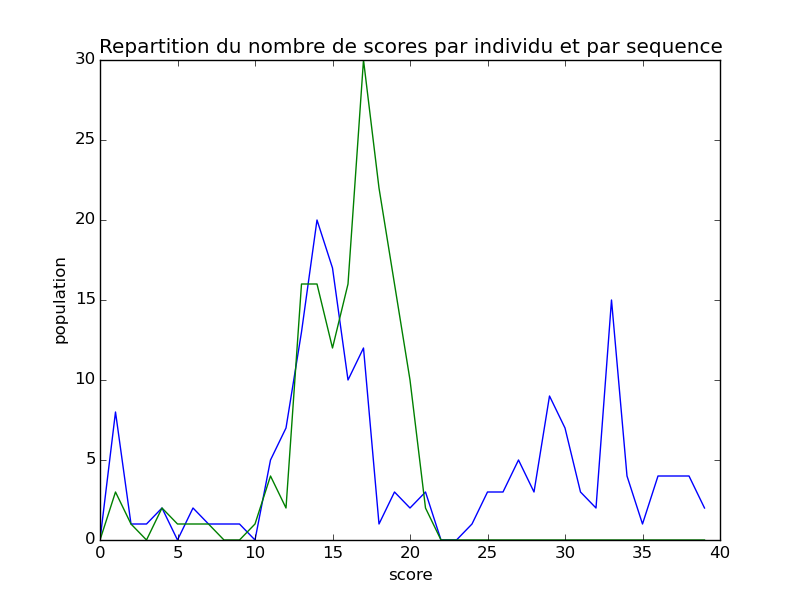

Here is the Python script that generated this plot:
#!/usr/bin/env python
# -*- coding: utf-8 -*-
import matplotlib.pyplot as plt
import numpy as np
import numpy.random as rnd
import sqlite3

conn = sqlite3.connect(r'student.db')
c = conn.cursor()

req = "select nb_scores,count(fk_nom_fichier) from (\
					select fk_nom_fichier, count(score) as nb_scores from STATS\
					where fk_nom_fichier in (\
						select nom_fichier from LOGS\
						where fk_sequence = 1)\
					group by fk_nom_fichier)\
				group by nb_scores;"

req2 = "select nb_scores,count(fk_nom_fichier) from (\
					select fk_nom_fichier, count(score) as nb_scores from STATS\
					where fk_nom_fichier in (\
						select nom_fichier from LOGS\
						where fk_sequence = 2)\
					group by fk_nom_fichier)\
				group by nb_scores;"

x=range(0,40)
y=[0]*len(x)
z=[0]*len(x)

for row in c.execute(req):
	y[row[0]]=row[1]
	
for row in c.execute(req2):
	z[row[0]]=row[1]

fig, ax = plt.subplots()

line1, = ax.plot(x, y)
line2, = ax.plot(x, z)

plt.xlabel('score')
plt.ylabel('population')

plt.title("Repartition du nombre de scores par individu et par sequence")
plt.show()
